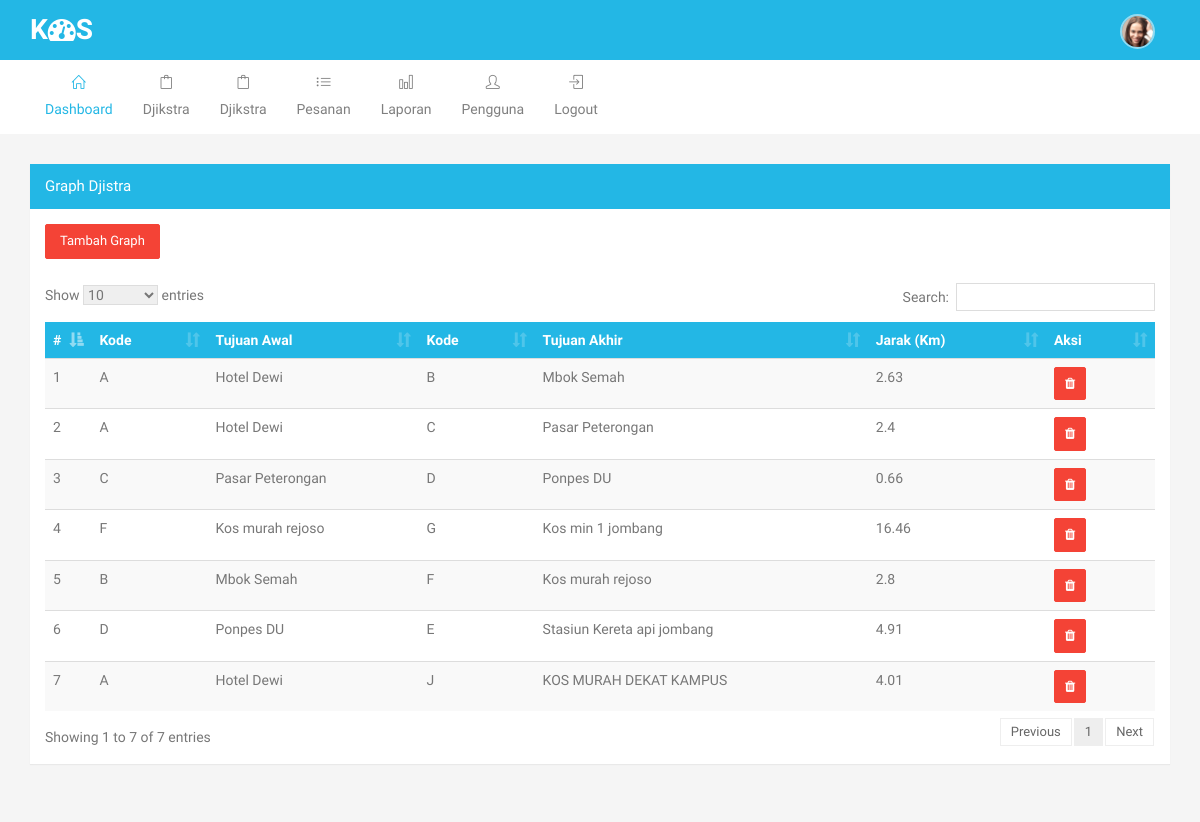
Before: /graph (signed in) with the older database file.
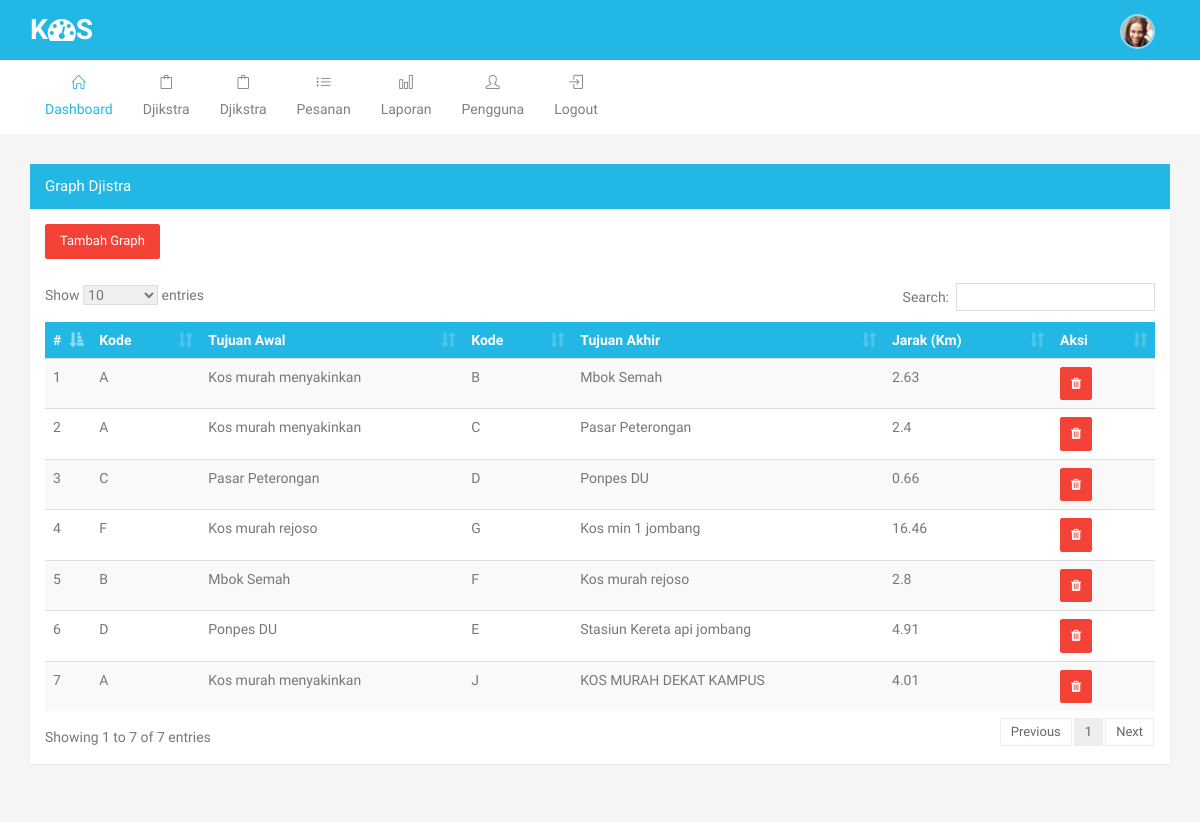
After: the same page with the newer database file.
### tables this page shows
CREATE TABLE `m_graph` (
  `id` int(11) NOT NULL,
  `node_1` text NOT NULL,
  `node_2` text NOT NULL,
  `jarak` double NOT NULL
);

CREATE TABLE `m_kos` (
  `id` int(11) NOT NULL,
  `kode` varchar(24) NOT NULL,
  `nama` text NOT NULL,
  `id_mitra` int(11) NOT NULL,
  `harga` int(11) NOT NULL,
  `deskripsi` text NOT NULL,
  `alamat` text NOT NULL,
  `lat` text NOT NULL,
  `lng` text NOT NULL,
  `gambar` text NOT NULL
);

### pages/graph.php (the view, shortened to what this page needs)
<div class="row">
    <div class="col-md-12">
        <div class="panel panel-primary collapsed">
            <div class="panel-heading">
              Graph Djistra
          </div>
          <div class="panel-body">
            <a href="add_graph" class="btn btn-danger">Tambah Graph</a>
            <br>
            <br>
            <table id="datatable" class="table table-striped dt-responsive nowrap">
                <thead class="bg-primary">
                    <tr>
                        <th width="1%">#</th>
                        <th>Kode</th>
                        <th>Tujuan Awal</th>
                        <th>Kode</th>
                        <th>Tujuan Akhir</th>
                        <th>Jarak (Km)</th>
                        <th>Aksi</th>
                    </tr>
                </thead>
                <tbody>
                 <?php
                 $no=1;
                 $q = mysqli_query($conn,"SELECT a.id, b.kode as kode_node_1, b.nama as node_1, c.kode as kode_node_2, c.nama as node_2, a.jarak FROM m_graph as a
                    LEFT JOIN m_kos as b ON a.node_1 = b.id
                    LEFT JOIN m_kos as c ON a.node_2 = c.id");
                 while ($d = mysqli_fetch_array($q)) :
                     ?>
                     <tr>
                        <td><?php echo $no++; ?></td>
                        <td><?php echo $d['kode_node_1']; ?></td>
                        <td><?php echo $d['node_1']; ?></td>
                        <td><?php echo $d['kode_node_2']; ?></td>
                        <td><?php echo $d['node_2']; ?></td>
                        <td><?php echo $d['jarak']; ?></td>
                        <td nowrap="">
                            <form action="" method="post">
                                <button class="btn btn-sm btn-danger" type="submit" name="hapus" onclick="return confirm('Apakah anda yakin ?');"><i class="fa fa-trash"></i></button>
                            </form>
                        </td>
                    </tr>
                <?php endwhile; ?>
            </tbody>
        </table>
    </div>
</div>
</div>
</div>

Changed rows visible on the page:
changed through a linked row, m_graph (number 1 of 7 on the later page): m_kos.nama "Hotel Dewi" → "Kos murah menyakinkan"
changed through a linked row, m_graph (number 2 of 7 on the later page): m_kos.nama "Hotel Dewi" → "Kos murah menyakinkan"
changed through a linked row, m_graph "KOS MURAH DEKAT KAMPUS": m_kos.nama "Hotel Dewi" → "Kos murah menyakinkan"
